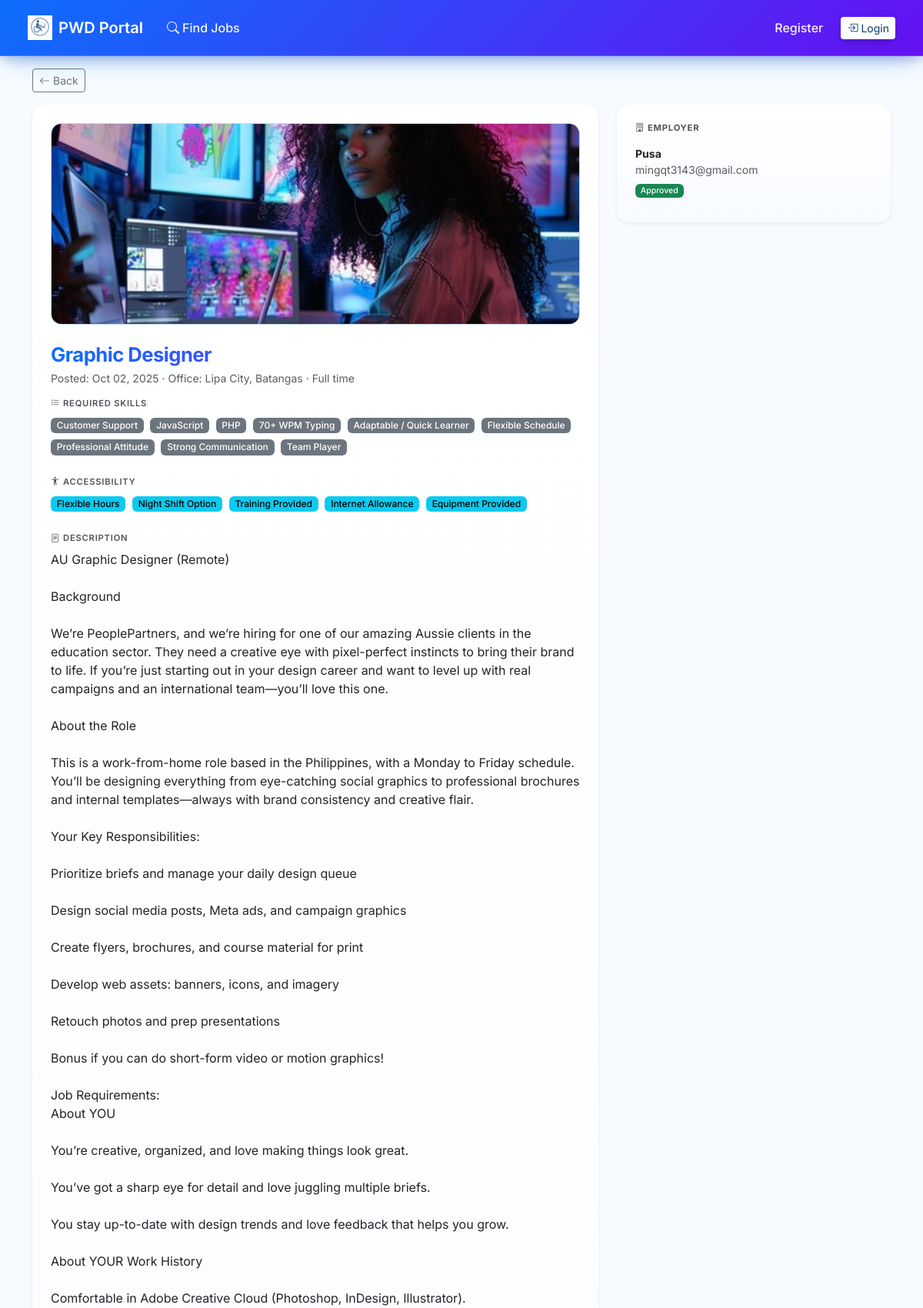
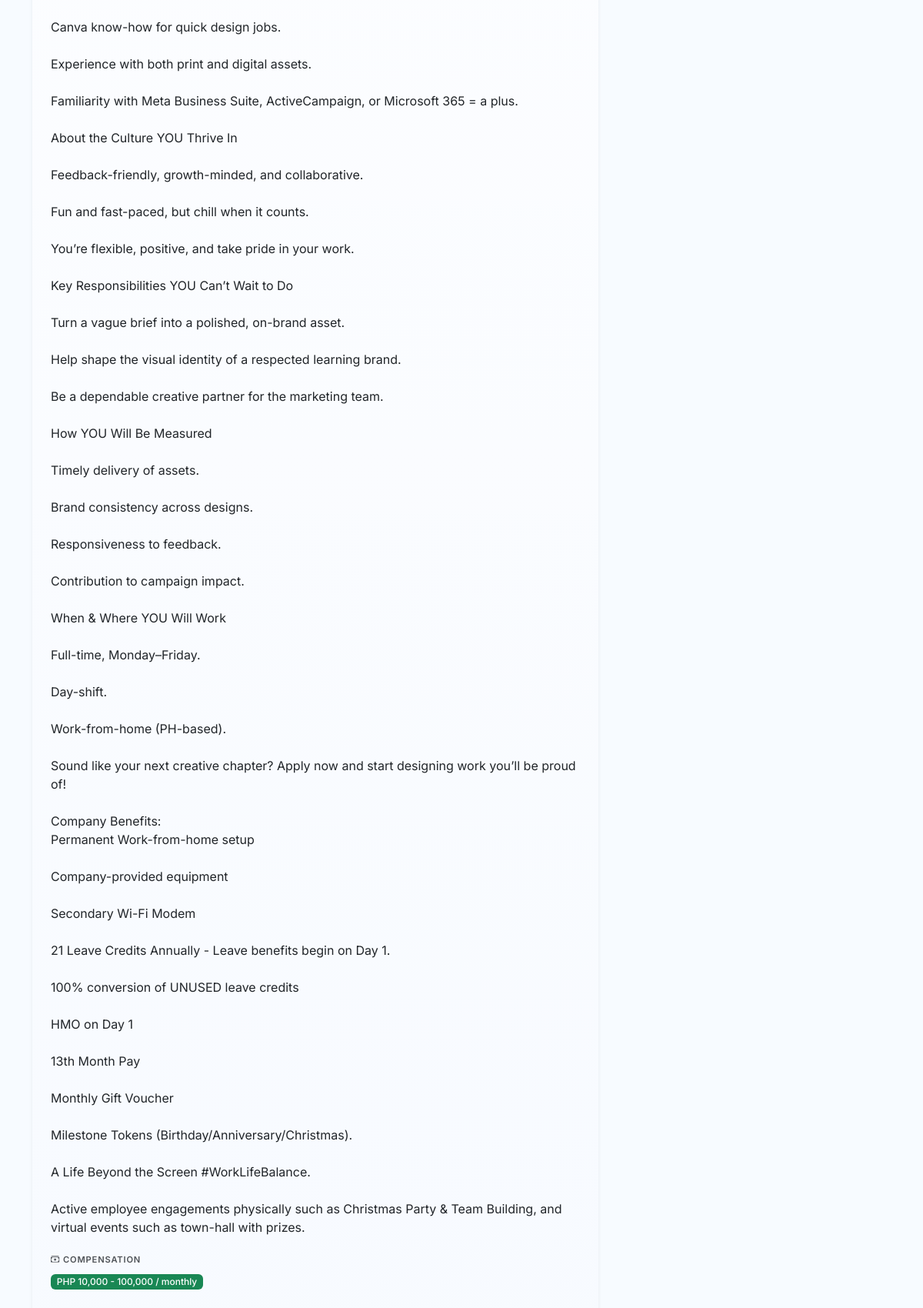
The app's page /public/job_view.php?job_id=JOB_1J6IDOF2T3BFB7F78 (upper part) with its own data (2 pictures, top to bottom).
### tables this page shows
CREATE TABLE `jobs` (
  `job_id` varchar(40) NOT NULL,
  `employer_id` varchar(40) NOT NULL,
  `title` varchar(200) NOT NULL,
  `description` text NOT NULL,
  `required_experience` int(11) DEFAULT 0,
  `required_education` varchar(120) DEFAULT NULL,
  `required_skills_input` text DEFAULT NULL,
  `location_city` varchar(120) DEFAULT NULL,
  `location_region` varchar(120) DEFAULT NULL,
  `remote_option` enum('On-site','Hybrid','Work From Home') DEFAULT 'Work From Home',
  `employment_type` enum('Full time','Part time','Contract','Temporary','Internship') DEFAULT 'Full time',
  `salary_currency` varchar(8) DEFAULT 'PHP',
  `salary_min` int(11) DEFAULT NULL,
  `salary_max` int(11) DEFAULT NULL,
  `salary_period` enum('monthly','yearly','hourly') DEFAULT 'monthly',
  `job_image` varchar(255) DEFAULT NULL,
  `status` enum('Open','Suspended','Closed') NOT NULL DEFAULT 'Open',
  `accessibility_tags` varchar(255) DEFAULT NULL,
  `applicable_pwd_types` text DEFAULT NULL,
  `created_at` timestamp NOT NULL DEFAULT current_timestamp(),
  `archived_at` datetime DEFAULT NULL
);

CREATE TABLE `users` (
  `user_id` varchar(40) NOT NULL,
  `name` varchar(120) NOT NULL,
  `date_of_birth` date DEFAULT NULL,
  `gender` enum('Male','Female','Non-binary','Prefer not to say') DEFAULT NULL,
  `phone` varchar(30) DEFAULT NULL,
  `region` varchar(100) DEFAULT NULL,
  `province` varchar(100) DEFAULT NULL,
  `city` varchar(100) DEFAULT NULL,
  `full_address` varchar(255) DEFAULT NULL,
  `email` varchar(180) NOT NULL,
  `password` varchar(255) DEFAULT NULL,
  `role` enum('job_seeker','employer','admin') NOT NULL DEFAULT 'job_seeker',
  `experience` int(11) DEFAULT 0,
  `education` varchar(120) DEFAULT NULL,
  `education_level` varchar(120) DEFAULT NULL,
  `primary_skill_summary` text DEFAULT NULL,
  `profile_completeness` tinyint(3) UNSIGNED NOT NULL DEFAULT 0,
  `profile_last_calculated` datetime DEFAULT NULL,
  `disability` varchar(255) DEFAULT NULL,
  `disability_type` varchar(120) DEFAULT NULL,
  `disability_severity` enum('Mild','Moderate','Severe') DEFAULT NULL,
  `assistive_devices` varchar(255) DEFAULT NULL,
  `pwd_id_number` varbinary(255) DEFAULT NULL,
  `pwd_id_last4` varchar(8) DEFAULT NULL,
  `pwd_id_status` enum('None','Pending','Verified','Rejected') NOT NULL DEFAULT 'None',
  `job_seeker_status` enum('Active','Suspended') NOT NULL DEFAULT 'Active',
  `pwd_id_review_note` text DEFAULT NULL,
  `pwd_id_reviewed_at` datetime DEFAULT NULL,
  `pwd_id_reviewed_by` varchar(40) DEFAULT NULL,
  `resume` varchar(255) DEFAULT NULL,
  `video_intro` varchar(255) DEFAULT NULL,
  `expected_salary_currency` varchar(8) DEFAULT 'PHP',
  `expected_salary_min` int(11) DEFAULT NULL,
  `expected_salary_max` int(11) DEFAULT NULL,
  `expected_salary_period` enum('monthly','yearly','hourly') DEFAULT 'monthly',
  `interests` text DEFAULT NULL,
  `accessibility_preferences` varchar(255) DEFAULT NULL,
  `preferred_location` varchar(255) DEFAULT NULL,
  `preferred_work_setup` enum('On-site','Hybrid','Remote') DEFAULT NULL,
  `created_at` timestamp NOT NULL DEFAULT current_timestamp(),
  `company_name` varchar(255) DEFAULT '',
  `business_email` varchar(255) DEFAULT '',
  `company_website` varchar(255) DEFAULT NULL,
  `company_phone` varchar(64) DEFAULT NULL,
  `business_permit_number` varchar(100) DEFAULT NULL,
  `employer_status` enum('Pending','Approved','Suspended','Rejected') DEFAULT 'Pending',
  `suspension_reason` text DEFAULT NULL,
  `employer_doc` varchar(255) DEFAULT '',
  `profile_picture` varchar(255) DEFAULT NULL,
  `deleted_at` datetime DEFAULT NULL
);

### classes/Job.php (called while the page is built, shortened)
<?php
require_once __DIR__ . '/Helpers.php';
require_once __DIR__ . '/Skill.php';
class Job {
    public function __construct(array $row = []) {
        $this->title                 = $row['title'] ?? '';
        $this->description           = $row['description'] ?? '';
        $this->accessibility_tags    = $row['accessibility_tags'] ?? null;
        $this->location_city         = $row['location_city'] ?? '';
        $this->location_region       = $row['location_region'] ?? '';
        $this->employment_type       = $row['employment_type'] ?? 'Full time';
        $this->salary_currency       = $row['salary_currency'] ?? 'PHP';
        $this->salary_min            = array_key_exists('salary_min',$row) ? (is_null($row['salary_min'])? null : (int)$row['salary_min']) : null;
        $this->salary_max            = array_key_exists('salary_max',$row) ? (is_null($row['salary_max'])? null : (int)$row['salary_max']) : null;
        $this->salary_period         = $row['salary_period'] ?? 'monthly';
        $this->job_image             = $row['job_image'] ?? null;
        $this->created_at            = $row['created_at'] ?? '';
    }
    public static function findById(string $job_id, bool $includeArchived = false): ?Job {
        $pdo = Database::getConnection();
        $sql = "SELECT * FROM jobs WHERE job_id = ?" . ($includeArchived? '' : ' AND archived_at IS NULL');
        $st = $pdo->prepare($sql); $st->execute([$job_id]);
        $row = $st->fetch();
        return $row ? new Job($row) : null;
    }
}

### classes/Skill.php (called while the page is built, shortened)
<?php
require_once __DIR__ . '/Helpers.php';
class Skill {
    public static function getSkillsForJob(string $job_id): array {
        $pdo = Database::getConnection();
        $stmt = $pdo->prepare("
            SELECT s.skill_id, s.name
            FROM job_skills js
            JOIN skills s ON js.skill_id = s.skill_id
            WHERE js.job_id = ?
            ORDER BY s.name
        ");
        $stmt->execute([$job_id]);
        return $stmt->fetchAll();
    }
}

### classes/Helpers.php (called while the page is built, shortened)
<?php
class Helpers {
    public static function sanitizeOutput(?string $v): string {
        return htmlspecialchars((string)$v, ENT_QUOTES, 'UTF-8');
    }
}

### classes/User.php (called while the page is built, shortened)
<?php
require_once __DIR__.'/Helpers.php';
class User {
    public static function findById(string $id): ?self {
        $pdo = Database::getConnection();
        $stmt = $pdo->prepare("SELECT * FROM users WHERE user_id=? LIMIT 1");
        $stmt->execute([$id]);
        $row = $stmt->fetch(PDO::FETCH_ASSOC);
        return new self($row);
    }
}

### public/job_view.php (the view, shortened to what this page needs)
<?php
require_once '../classes/Helpers.php';
require_once '../classes/Job.php';
require_once '../classes/Skill.php';
require_once '../classes/User.php';
require_once '../classes/Matching.php';
require_once '../classes/Skill.php';
$job_id = $_GET['job_id'] ?? '';
$job = Job::findById($job_id);
$currentUserId = $_SESSION['user_id'] ?? null;
$viewerRole    = $_SESSION['role'] ?? '';
$isOwner = $currentUserId && Helpers::isEmployer() && $job->employer_id === $currentUserId;
$isAdmin = ($viewerRole === 'admin');
$employer = User::findById($job->employer_id);
$employerStatus = $employer ? ($employer->employer_status ?? 'Pending') : 'Unknown';
$roleFallback = $isAdmin ? 'admin_reports.php'
         : ($isOwner ? 'employer_dashboard.php#jobs'
         : 'index.php');
$backUrl = $roleFallback;
$generalSkills = [
    '70+ WPM Typing',
    'Flexible Schedule',
    'Team Player',
    'Professional Attitude',
    'Strong Communication',
    'Adaptable / Quick Learner'
];
$jobSkillsRows = Skill::getSkillsForJob($job->job_id);
$allSkillNames = array_column($jobSkillsRows, 'name');
$generalLower     = array_map('mb_strtolower', $generalSkills);
$generalSelected  = [];
$requiredSkills   = [];
foreach ($allSkillNames as $sn) {
    if (in_array(mb_strtolower($sn), $generalLower, true)) {
        $generalSelected[] = $sn;
    } else {
        $requiredSkills[] = $sn;
    }
}
$displaySkills            = array_merge($requiredSkills, $generalSelected);
include '../includes/header.php';
include '../includes/nav.php';
?>
<div id="toastContainer" class="toast-container position-fixed top-0 end-0 p-3">
</div>
<div class="container pt-3">
  <div class="d-flex justify-content-between align-items-center mb-3 fade-up fade-delay-1">
    <a href="<?php echo htmlspecialchars($backUrl); ?>" class="btn btn-outline-secondary btn-sm" aria-label="Go back" id="jobViewBackBtn">
      <i class="bi bi-arrow-left me-1" aria-hidden="true"></i><span class="d-none d-sm-inline">Back</span>
    </a>
  </div>
</div>
<div class="container pb-5">
<div class="row g-4">
  <div class="col-lg-8 fade-up fade-delay-2">
    <div class="card border-0 shadow-sm mb-3 fade-up fade-delay-2 jobv-card">
      <div class="card-body p-4 jobv-card-inner">
        <div class="job-hero-wrap mb-4 fade-up fade-delay-2">
          <?php if (!empty($job->job_image)): ?>
            <img src="../<?php echo htmlspecialchars($job->job_image); ?>" alt="Image for job <?php echo htmlspecialchars($job->title); ?>">
          <?php endif; ?>
        </div>
        <div class="d-flex justify-content-between align-items-start flex-wrap">
          <div class="me-3">
            <h1 class="h4 fw-bold mb-1 jobv-title gradient-text" style="letter-spacing:-.5px;">
            </h1>
            <div class="text-muted small">
              Posted: <?php echo htmlspecialchars(date('M d, Y', strtotime($job->created_at))); ?>
              <?php if ($job->location_city || $job->location_region): ?>
                · Office: <?php echo htmlspecialchars(trim($job->location_city . ', ' . $job->location_region, ', ')); ?>
              <?php endif; ?>
              · <?php echo htmlspecialchars($job->employment_type); ?>
            </div>
          </div>
        </div>
        <div class="mb-4 mt-3">
          <h2 class="h6 fw-semibold mb-2 text-uppercase small tracking-wide"><i class="bi bi-list-check me-1"></i>Required Skills</h2>
          <?php if ($displaySkills): ?>
            <?php foreach ($displaySkills as $sn): ?>
              <span class="badge text-bg-secondary me-1 mb-1"><?php echo htmlspecialchars($sn); ?></span>
            <?php endforeach; ?>
          <?php else: ?>
            <span class="text-muted small">None specified.</span>
          <?php endif; ?>
        </div>
        <?php
          $accTags = array_filter(array_map('trim', explode(',', $job->accessibility_tags ?? '')));
          if ($accTags):
        ?>
          <div class="mb-4">
            <h2 class="h6 fw-semibold mb-2 text-uppercase small tracking-wide"><i class="bi bi-universal-access me-1"></i>Accessibility</h2>
            <?php foreach ($accTags as $t): ?>
              <span class="badge text-bg-info me-1 mb-1"><?php echo htmlspecialchars($t); ?></span>
            <?php endforeach; ?>
          </div>
        <?php endif; ?>
        <div class="mb-4">
          <h2 class="h6 fw-semibold mb-2 text-uppercase small tracking-wide"><i class="bi bi-file-text me-1"></i>Description</h2>
          <div class="text-body">
            <?php echo nl2br(Helpers::sanitizeOutput($job->description)); ?>
          </div>
        </div>
        <div class="mb-4">
          <h2 class="h6 fw-semibold mb-2 text-uppercase small tracking-wide"><i class="bi bi-cash-stack me-1"></i>Compensation</h2>
          <?php
            if ($job->salary_min !== null || $job->salary_max !== null) {
              $range = '';
              if ($job->salary_min !== null && $job->salary_max !== null) {
                $range = number_format($job->salary_min) . ' - ' . number_format($job->salary_max);
              } elseif ($job->salary_min !== null) {
                $range = number_format($job->salary_min) . '+';
              } elseif ($job->salary_max !== null) {
                $range = 'Up to ' . number_format($job->salary_max);
              }
              echo '<span class="badge text-bg-success">' . htmlspecialchars($job->salary_currency) . ' ' . $range . ' / ' . htmlspecialchars($job->salary_period) . '</span>';
            } else {
              echo '<span class="text-muted small">Not specified</span>';
            }
          ?>
        </div>
      </div>
    </div>
  </div>
  <div class="col-lg-4">
      <div class="card border-0 shadow-sm fade-up fade-delay-4 jobv-card">
      <div class="card-body p-4 jobv-card-inner">
        <h2 class="h6 fw-bold mb-3 text-uppercase small tracking-wide"><i class="bi bi-building me-1"></i>Employer</h2>
        <?php if ($employer): ?>
          <div class="small mb-2">
            <strong><?php echo htmlspecialchars($employer->company_name ?: $employer->name); ?></strong><br>
            <span class="text-muted"><?php echo htmlspecialchars($employer->email); ?></span><br>
            <span class="badge
              <?php
                echo $employerStatus==='Approved' ? 'text-bg-success'
                     : ($employerStatus==='Suspended' ? 'text-bg-warning'
                     : ($employerStatus==='Rejected' ? 'text-bg-danger' : 'text-bg-secondary'));
              ?> mt-2">
              <?php echo htmlspecialchars($employerStatus); ?>
            </span>
          </div>
        <?php else: ?>
          <p class="text-muted small mb-0">Employer details not available.</p>
        <?php endif; ?>
      </div>
    </div>
  </div>
 </div>
</div>
<?php include '../includes/footer.php'; ?>

### public/assets/styles.css (style rules this page uses)
:root { --primary-blue: #0d6efd; --primary-purple: #6610f2; --accent-yellow: #ffc107; --neutral-light: #f8f9fa; --neutral-white: #ffffff; --text-dark: #212529; --text-body: #495057; --success-green: #198754; --warning-orange: #fd7e14; --brand-blue: var(--primary-blue); --brand-blue-600: #0b5ed7; --brand-blue-700: #0a58ca; --brand-yellow: var(--accent-yellow); --brand-yellow-600: #e0a800; --brand-black: var(--text-dark); --brand-shadow: 0 .5rem 1rem rgba(17,24,39,.08); --surface-radius: 16px; --surface: var(--neutral-white); --border-subtle: #e6eef7; --ink-muted: #4b5563; --nav-pill-hover: #eef6ff; --nav-bg: var(--neutral-white, #ffffff); --nav-text: var(--text-dark, #212529); --nav-text-muted: var(--text-body, #495057); --nav-border: var(--neutral-light, #e9edf3); --nav-accent: var(--primary-blue, var(--brand-blue)); --nav-grad-start: var(--primary-blue, var(--brand-blue-600)); --nav-grad-end: var(--primary-purple, var(--brand-blue-700)); --bs-primary: var(--brand-blue); --bs-primary-rgb: 13,110,253; --bs-body-color: var(--brand-black); --bs-body-bg: #f7fbff; --bs-link-color: var(--brand-blue); --bs-link-hover-color: var(--brand-blue-600); --bs-border-color: #e6eef7; }
* { box-sizing: border-box; }
body { font-family: 'Inter', system-ui, -apple-system, Segoe UI, Roboto, Arial, sans-serif; color: var(--brand-black); }
html { scroll-behavior:smooth; }
a { color: var(--brand-blue); }
.card { border-radius: .85rem; border: 1px solid #e6eef7; }
html { scrollbar-width: thin; scrollbar-color: var(--primary-blue) var(--neutral-light); }
.fade-up { opacity:0; transform: translateY(18px); animation: fadeUp .7s ease forwards; }
.fade-delay-1 { animation-delay:.05s !important; }
.fade-delay-2 { animation-delay:.10s !important; }
.fade-delay-4 { animation-delay:.26s !important; }

### includes/header.php (style rules this page uses)
body { font-family: 'Inter', system-ui, -apple-system, "Segoe UI", Roboto, Ubuntu, sans-serif; }
.shadow-sm { box-shadow:0 .125rem .25rem rgba(0,0,0,.075)!important; }

### includes/nav.php (style rules this page uses)
body { margin:0; scroll-padding-top: 76px; }

### public/job_view.php (style rules this page uses)
.toast-container { z-index:1080; }
.jobv-card { border-radius:1rem; overflow:hidden; position:relative; background:#ffffff; border:1px solid #d5e2f2; box-shadow:0 10px 28px -14px rgba(13,110,253,.30),0 6px 18px -8px rgba(0,0,0,.08); }
.jobv-card::before { content:""; position:absolute; inset:0; pointer-events:none; background:linear-gradient(180deg,rgba(255,255,255,.0) 0%,rgba(13,110,253,.04) 120%); }
.jobv-card-inner { position:relative; z-index:1; }
.jobv-title { background:linear-gradient(90deg,#0d6efd,#6636ff); -webkit-background-clip:text; background-clip:text; color:transparent; }
.tracking-wide { letter-spacing:.5px; }
.jobv-card h2.h6 { font-size:.7rem; letter-spacing:.8px; opacity:.78; font-weight:700; }
.jobv-card .badge { font-weight:500; }
.job-hero-wrap { position:relative; border-radius:.85rem; overflow:hidden; background:linear-gradient(135deg,#d6e7ff,#eef5ff); border:1px solid #c7d9ee; }
.job-hero-wrap img { display:block; width:100%; height:240px; object-fit:cover; }
@media (min-width:992px) { .jobv-title { font-size:1.6rem; } }
@media (min-width:992px) { .job-hero-wrap img,.job-hero-placeholder { height:260px; } }

### records on screen
jobs: job_image (picture), created_at "Oct 02, 2025", location_city+location_region "Lipa City, Batangas", employment_type "Full time", accessibility_tags "Flexible Hours", accessibility_tags "Night Shift Option", accessibility_tags "Training Provided", accessibility_tags "Internet Allowance", accessibility_tags "Equipment Provided", description "AU Graphic Designer (Remote) Background We’re PeoplePartners, and we’re hiring for one of our amazing Aussie clients in the education sector. They need a creative eye with pixel-perfect instincts to bring their brand to life. If you’re just starting out in your design career and want to level up with real campaigns and an international team—you’ll love this one. About the Role This is a work-from-home role based in the Philippines, with a Monday to Friday schedule. You’ll be designing everything from eye-catching social graphics to professional brochures and internal templates—always with brand consistency and creative flair. Your Key Responsibilities: Prioritize briefs and manage your…", salary_currency "PHP", range "10,000 - 100,000", salary_period "monthly"
users: company_name "Pusa", email "mingqt3143@gmail.com", employer_status "Approved"

### other values on screen
$sn "Customer Support"
$sn "JavaScript"
$sn "PHP"
$sn "70+ WPM Typing"
$sn "Adaptable / Quick Learner"
$sn "Flexible Schedule"
$sn "Professional Attitude"
$sn "Strong Communication"
$sn "Team Player"
